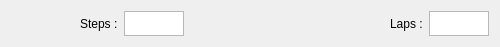
<?xml version="1.0" encoding="UTF-8"?>
<ui version="4.0">
 <class>Form</class>
 <widget class="QWidget" name="Form">
  <property name="geometry">
   <rect>
    <x>0</x>
    <y>0</y>
    <width>500</width>
    <height>43</height>
   </rect>
  </property>
  <property name="minimumSize">
   <size>
    <width>500</width>
    <height>0</height>
   </size>
  </property>
  <property name="maximumSize">
   <size>
    <width>230</width>
    <height>43</height>
   </size>
  </property>
  <property name="windowTitle">
   <string>Form</string>
  </property>
  <layout class="QHBoxLayout" name="horizontalLayout">
   <item>
    <spacer name="horizontalSpacer_2">
     <property name="orientation">
      <enum>Qt::Horizontal</enum>
     </property>
     <property name="sizeHint" stdset="0">
      <size>
       <width>40</width>
       <height>20</height>
      </size>
     </property>
    </spacer>
   </item>
   <item>
    <widget class="QLabel" name="label">
     <property name="text">
      <string>Steps :</string>
     </property>
    </widget>
   </item>
   <item>
    <widget class="QTextEdit" name="stepslabel">
     <property name="sizePolicy">
      <sizepolicy hsizetype="Fixed" vsizetype="Fixed">
       <horstretch>0</horstretch>
       <verstretch>0</verstretch>
      </sizepolicy>
     </property>
     <property name="maximumSize">
      <size>
       <width>60</width>
       <height>25</height>
      </size>
     </property>
    </widget>
   </item>
   <item>
    <spacer name="horizontalSpacer">
     <property name="orientation">
      <enum>Qt::Horizontal</enum>
     </property>
     <property name="sizeType">
      <enum>QSizePolicy::Preferred</enum>
     </property>
     <property name="sizeHint" stdset="0">
      <size>
       <width>200</width>
       <height>20</height>
      </size>
     </property>
    </spacer>
   </item>
   <item>
    <widget class="QLabel" name="label_2">
     <property name="text">
      <string>Laps :</string>
     </property>
    </widget>
   </item>
   <item>
    <widget class="QTextEdit" name="lapsLabel">
     <property name="maximumSize">
      <size>
       <width>60</width>
       <height>25</height>
      </size>
     </property>
    </widget>
   </item>
  </layout>
 </widget>
 <resources/>
 <connections/>
</ui>
